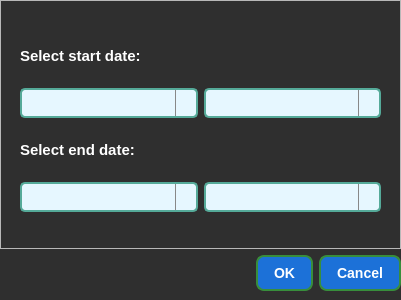
<?xml version="1.0" encoding="UTF-8"?>
<ui version="4.0">
 <class>Dialog</class>
 <widget class="QDialog" name="Dialog">
  <property name="geometry">
   <rect>
    <x>0</x>
    <y>0</y>
    <width>401</width>
    <height>300</height>
   </rect>
  </property>
  <property name="windowTitle">
   <string>Dialog</string>
  </property>
  <property name="styleSheet">
   <string notr="true">QDialog {
	background-color: #2F2F2F
}</string>
  </property>
  <widget class="QWidget" name="verticalLayoutWidget">
   <property name="geometry">
    <rect>
     <x>0</x>
     <y>0</y>
     <width>401</width>
     <height>291</height>
    </rect>
   </property>
   <layout class="QVBoxLayout" name="verticalLayout">
    <item>
     <widget class="QFrame" name="frame">
      <property name="styleSheet">
       <string notr="true">QComboBox {
    border: 2px solid #5A9;
    border-radius: 5px;
    padding: 5px;
    background-color: #E6F7FF;
	color: rgb(0, 0, 0);
}


QComboBox::down-arrow {
    image: url(:down.png);
    width: 12px; 
    height: 12px;
}

QComboBox::drop-down {
    subcontrol-origin: padding;
    subcontrol-position: top right;
    width: 20px;
    border-left: 1px solid #888; 
}



QComboBox QAbstractItemView {
    border: 1px solid #5A9;
    background-color: #FFFFFF;
    color: #333;
    selection-background-color: #5A9;
    selection-color: #FFF;
}
QComboBox:editable {
    background: white;
    color: black;
}
QLabel {
	font-weight: bold;
	font-size: 15px;
	color: white;
}</string>
      </property>
      <property name="frameShape">
       <enum>QFrame::StyledPanel</enum>
      </property>
      <property name="frameShadow">
       <enum>QFrame::Raised</enum>
      </property>
      <widget class="QWidget" name="verticalLayoutWidget_2">
       <property name="geometry">
        <rect>
         <x>20</x>
         <y>30</y>
         <width>361</width>
         <height>201</height>
        </rect>
       </property>
       <layout class="QVBoxLayout" name="verticalLayout_2">
        <property name="sizeConstraint">
         <enum>QLayout::SetDefaultConstraint</enum>
        </property>
        <property name="topMargin">
         <number>0</number>
        </property>
        <item>
         <widget class="QLabel" name="label">
          <property name="sizePolicy">
           <sizepolicy hsizetype="Fixed" vsizetype="Fixed">
            <horstretch>0</horstretch>
            <verstretch>0</verstretch>
           </sizepolicy>
          </property>
          <property name="text">
           <string>Select start date:</string>
          </property>
         </widget>
        </item>
        <item>
         <layout class="QHBoxLayout" name="horizontalLayout">
          <item>
           <widget class="QComboBox" name="comboBox"/>
          </item>
          <item>
           <widget class="QComboBox" name="comboBox_2"/>
          </item>
         </layout>
        </item>
        <item>
         <widget class="QLabel" name="label_2">
          <property name="sizePolicy">
           <sizepolicy hsizetype="Fixed" vsizetype="Fixed">
            <horstretch>0</horstretch>
            <verstretch>0</verstretch>
           </sizepolicy>
          </property>
          <property name="text">
           <string>Select end date:</string>
          </property>
         </widget>
        </item>
        <item>
         <layout class="QHBoxLayout" name="horizontalLayout_2">
          <item>
           <widget class="QComboBox" name="comboBox_3"/>
          </item>
          <item>
           <widget class="QComboBox" name="comboBox_4"/>
          </item>
         </layout>
        </item>
       </layout>
      </widget>
     </widget>
    </item>
    <item>
     <widget class="QDialogButtonBox" name="buttonBox">
      <property name="styleSheet">
       <string notr="true">QPushButton {
	background-color: rgb(28, 113, 216);
    color: white;
    border: 2px solid #388E3C;
    border-radius: 8px;
    padding: 8px 16px;
    font-size: 14px;
    font-weight: bold;
    text-align: center;
}

QPushButton:hover {
    background-color: #4CAF50;
    border: 2px solid #2E7D32;
}

QPushButton:pressed {
    background-color: #388E3C;
    border: 2px solid #1B5E20;
}
QPushButton:disabled {
    background-color: #D3D3D3;
    color: #A0A0A0;
    border: 2px solid #A0A0A0;
}</string>
      </property>
      <property name="orientation">
       <enum>Qt::Horizontal</enum>
      </property>
      <property name="standardButtons">
       <set>QDialogButtonBox::Cancel|QDialogButtonBox::Ok</set>
      </property>
     </widget>
    </item>
   </layout>
  </widget>
 </widget>
 <resources/>
 <connections>
  <connection>
   <sender>buttonBox</sender>
   <signal>accepted()</signal>
   <receiver>Dialog</receiver>
   <slot>accept()</slot>
   <hints>
    <hint type="sourcelabel">
     <x>248</x>
     <y>254</y>
    </hint>
    <hint type="destinationlabel">
     <x>157</x>
     <y>274</y>
    </hint>
   </hints>
  </connection>
  <connection>
   <sender>buttonBox</sender>
   <signal>rejected()</signal>
   <receiver>Dialog</receiver>
   <slot>reject()</slot>
   <hints>
    <hint type="sourcelabel">
     <x>316</x>
     <y>260</y>
    </hint>
    <hint type="destinationlabel">
     <x>286</x>
     <y>274</y>
    </hint>
   </hints>
  </connection>
 </connections>
</ui>
